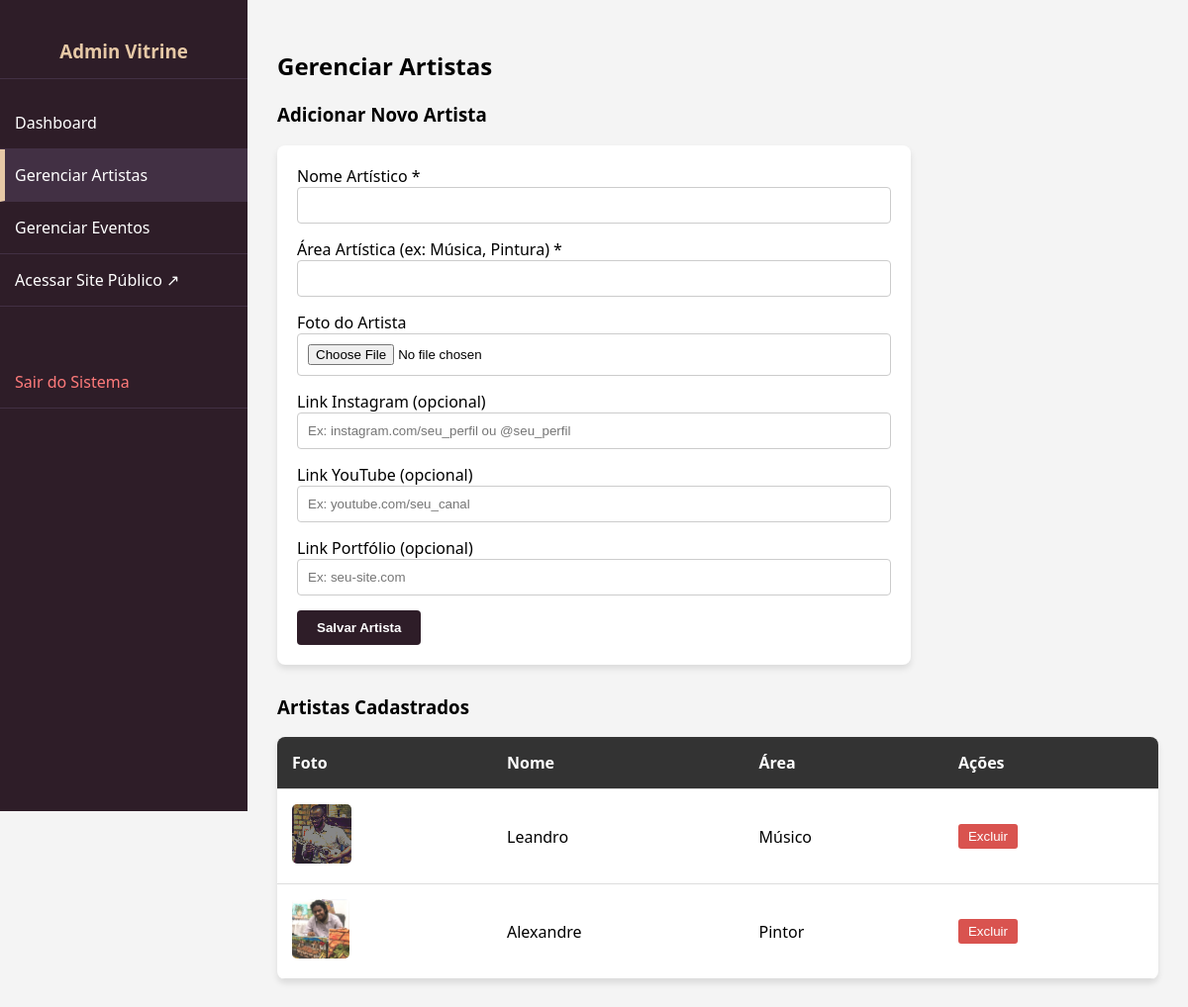
The page /admin/gerenciar_artistas.php (signed in) on the database its author committed.
### tables this page shows
CREATE TABLE IF NOT EXISTS artistas (
    id INT AUTO_INCREMENT PRIMARY KEY,
    nome VARCHAR(255) NOT NULL,
    area VARCHAR(255) NOT NULL,
    imagem VARCHAR(255) NULL,
    link_instagram VARCHAR(255) NULL,
    link_youtube VARCHAR(255) NULL,
    link_portfolio VARCHAR(255) NULL,
    aprovado TINYINT(1) DEFAULT 1,
    data_cadastro TIMESTAMP DEFAULT CURRENT_TIMESTAMP
);

### admin/gerenciar_artistas.php (the view, shortened to what this page needs)
<?php
require_once '../config.php';
$artistas = $pdo->query("SELECT * FROM artistas ORDER BY data_cadastro DESC")->fetchAll();
?>
<!DOCTYPE html>
<html lang="pt-BR">
<head>
</head>
<body>
    <div class="sidebar">
        <h3 style="text-align: center; color: #e6c8a6; border-bottom: 1px solid #423044; padding-bottom: 15px;">Admin Vitrine</h3>
        <a href="index.php">Dashboard</a>
        <a href="gerenciar_artistas.php" style="background:#423044; border-left: 5px solid #e6c8a6; padding-left: 10px;">Gerenciar Artistas</a>
        <a href="gerenciar_eventos.php">Gerenciar Eventos</a>
        <a href="../index.php" target="_blank">Acessar Site Público ↗</a>
        <a href="logout.php" style="margin-top: 50px; color: #ff7b7b;">Sair do Sistema</a>
    </div>
    <div class="content">
        <h2>Gerenciar Artistas</h2>
        <h3>Adicionar Novo Artista</h3>
        <form class="adicionar-form" method="POST" enctype="multipart/form-data">
            <label>Nome Artístico *</label>
            <input type="text" name="nome" required>
            <label>Área Artística (ex: Música, Pintura) *</label>
            <input type="text" name="area" required>
            <label>Foto do Artista</label>
            <input type="file" name="imagem" accept="image/*">
            <label>Link Instagram (opcional)</label>
            <input type="text" name="link_instagram" placeholder="Ex: instagram.com/seu_perfil ou @seu_perfil">
            <label>Link YouTube (opcional)</label>
            <input type="text" name="link_youtube" placeholder="Ex: youtube.com/seu_canal">
            <label>Link Portfólio (opcional)</label>
            <input type="text" name="link_portfolio" placeholder="Ex: seu-site.com">
            <button type="submit">Salvar Artista</button>
        </form>
        <h3>Artistas Cadastrados</h3>
        <table>
            <tr>
                <th>Foto</th>
                <th>Nome</th>
                <th>Área</th>
                <th>Ações</th>
            </tr>
            <?php foreach ($artistas as $artista): ?>
            <tr>
                <td>
                    <?php if(!empty($artista['imagem'])): ?>
                        <img src="../<?= htmlspecialchars($artista['imagem']) ?>" class="img-preview" alt="Foto">
                    <?php else: ?>
                        <span style="color:#999;font-size:12px;">Sem foto</span>
                    <?php endif; ?>
                </td>
                <td><?= htmlspecialchars($artista['nome']) ?></td>
                <td><?= htmlspecialchars($artista['area']) ?></td>
                <td>
                    <form method="POST" style="display:inline;" onsubmit="return confirm('Tem certeza que deseja excluir o artista <?= htmlspecialchars($artista['nome']) ?>?');">
                        <button type="submit" class="btn-excluir">Excluir</button>
                    </form>
                </td>
            </tr>
            <?php endforeach; ?>
        </table>
    </div>
</body>
</html>

### admin/gerenciar_artistas.php (style rules this page uses)
body { font-family: 'Segoe UI', Tahoma, Geneva, Verdana, sans-serif; margin: 0; background: #f4f4f4; }
.sidebar { width: 250px; background: #2e1d28; color: #fff; position: fixed; height: 100vh; padding-top: 20px; }
.sidebar a { display: block; color: #fff; padding: 15px; text-decoration: none; border-bottom: 1px solid #423044; transition: 0.3s; }
.content { margin-left: 250px; padding: 30px; }
table { width: 100%; border-collapse: collapse; background: #fff; box-shadow: 0 4px 6px rgba(0,0,0,0.1); border-radius: 8px; overflow: hidden; margin-bottom: 30px; }
th, td { padding: 15px; text-align: left; border-bottom: 1px solid #ddd; }
th { background: #333; color: white; }
form.adicionar-form { background: #fff; padding: 20px; border-radius: 8px; box-shadow: 0 4px 6px rgba(0,0,0,0.1); margin-bottom: 30px; max-width: 600px; }
form.adicionar-form input, form.adicionar-form select { width: 100%; padding: 10px; margin-bottom: 15px; border: 1px solid #ccc; border-radius: 4px; box-sizing: border-box; }
form.adicionar-form button { padding: 10px 20px; background: #2e1d28; color: white; border: none; border-radius: 4px; cursor: pointer; font-weight: bold; }
.btn-excluir { background: #d9534f; color: white; border: none; padding: 5px 10px; border-radius: 3px; cursor: pointer; }
.img-preview { max-width: 60px; max-height: 60px; border-radius: 5px; }

### rows shown on the page
artistas: imagem (picture), nome "Leandro", area "Músico"
artistas: imagem (picture), nome "Alexandre", area "Pintor"
